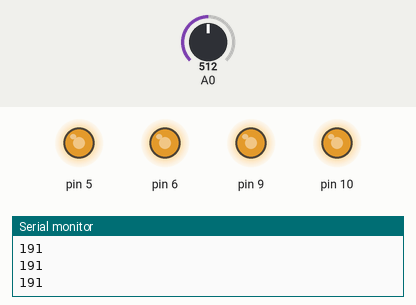
Recording of a sketch running on a simulated Arduino Uno, built with avr-gcc and run on an emulated ATmega328P. Shown: output pins drawn as LEDs (lit = HIGH), the last lines printed to the serial monitor. Inputs (shaded band) come from the test bench; at power-on: A0 = 512.

Above: at 1.2 s.
1.3 s: A0 set to 716
At 2.5 s:
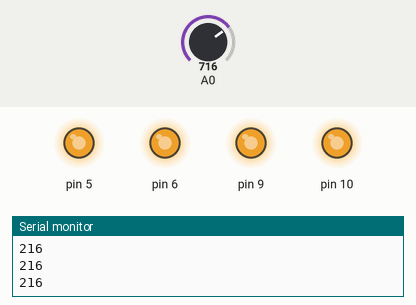
2.8 s: A0 set to 0
At 4.0 s:
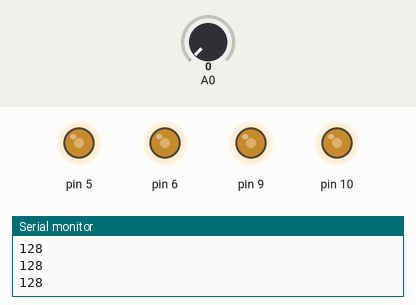
4.3 s: A0 set to 511
At 5.0 s:
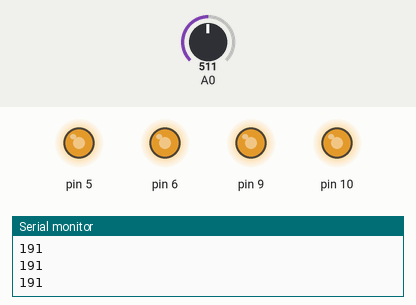
Timing chart, 0 to 7.3 s (numbered marks = the images above; inputs shaded):
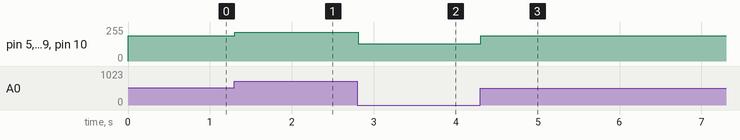

The sketch:

test-01_Potentiometer.ino
```cpp
int volt = 0;
void setup() {
  // put your setup code here, to run once:
  Serial.begin(9600);
  pinMode(5, OUTPUT);
  pinMode(6, OUTPUT);
  pinMode(9, OUTPUT);
  pinMode(10, OUTPUT);
}

void loop() {
  // put your main code here, to run repeatedly:
  volt = map(analogRead(A0), 0, 1023, 128, 255);
  Serial.println(volt);
  analogWrite(5, volt);
  analogWrite(6, volt);
  analogWrite(9, volt);
  analogWrite(10, volt);
}
```

Measured:
- after the input at 1.3 s, pin 5, pin 6, pin 9, pin 10: 191/255 → 216/255 at once
- after the input at 2.8 s, pin 5, pin 6, pin 9, pin 10: 216/255 → 128/255 at once
- after the input at 4.3 s, pin 5, pin 6, pin 9, pin 10: 128/255 → 191/255 at once
